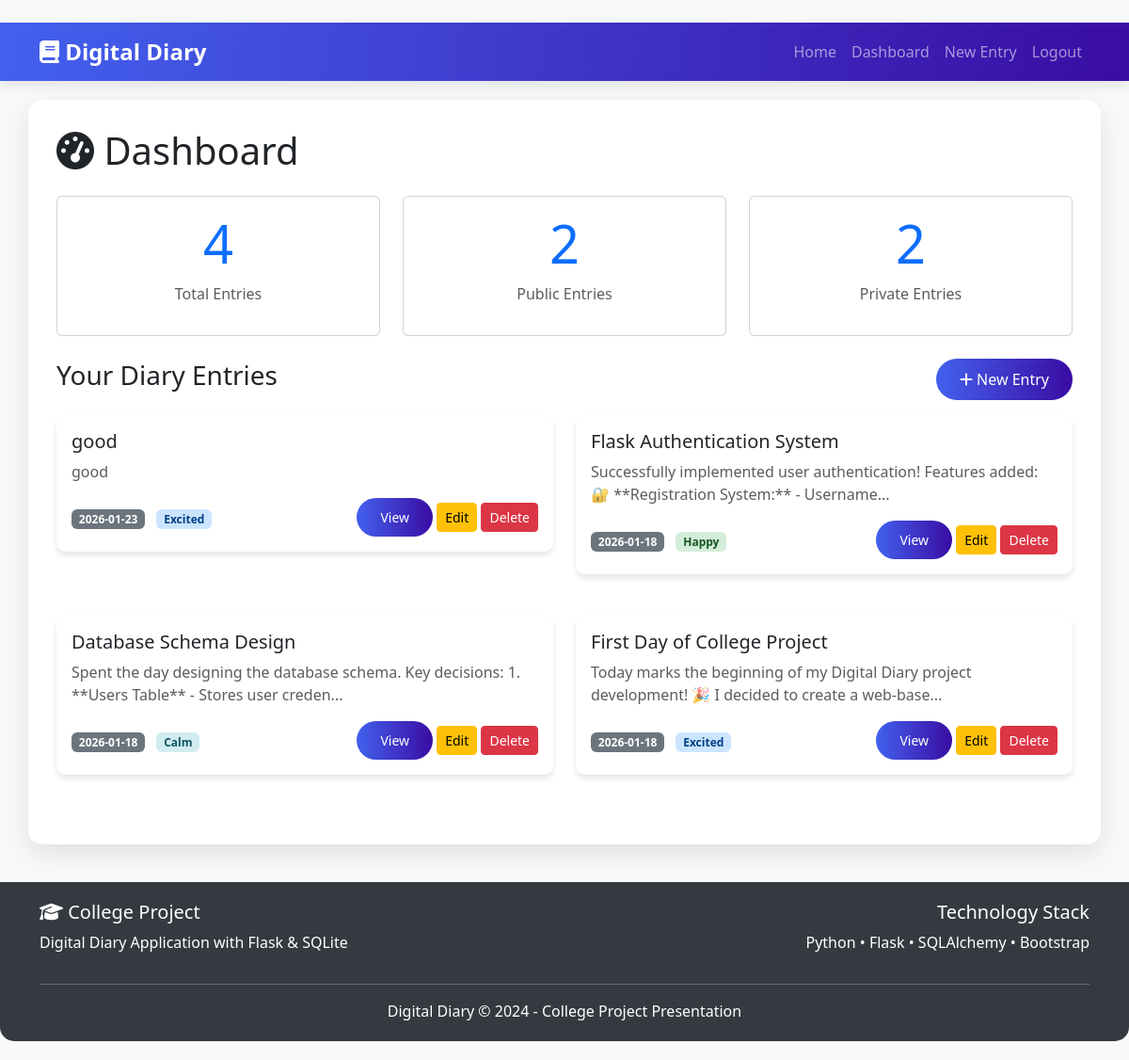
The page /dashboard (signed in) on the database its author committed.
### app.py (models this page shows)
class DiaryEntry(db.Model):
    id = db.Column(db.Integer, primary_key=True)
    user_id = db.Column(db.Integer, db.ForeignKey('user.id'), nullable=False)
    title = db.Column(db.String(200), nullable=False)
    content = db.Column(db.Text, nullable=False)
    mood = db.Column(db.String(20), default='neutral')
    entry_date = db.Column(db.Date, nullable=False)
    weather = db.Column(db.String(50))
    location = db.Column(db.String(100))
    tags = db.Column(db.String(200))
    is_private = db.Column(db.Boolean, default=True)
    created_at = db.Column(db.DateTime, default=datetime.utcnow)
    updated_at = db.Column(db.DateTime, default=datetime.utcnow, onupdate=datetime.utcnow)

### app.py (the view)
@app.route('/dashboard')
@login_required
def dashboard():
    entries = DiaryEntry.query\
        .filter_by(user_id=current_user.id)\
        .order_by(DiaryEntry.entry_date.desc(), DiaryEntry.created_at.desc())\
        .all()
    total_entries = len(entries)
    public_count = DiaryEntry.query.filter_by(user_id=current_user.id, is_private=False).count()
    private_count = total_entries - public_count
    mood_stats = {}
    for entry in entries:
        mood_stats[entry.mood] = mood_stats.get(entry.mood, 0) + 1
    return render_template('dashboard.html',
                         entries=entries,
                         total_entries=total_entries,
                         public_count=public_count,
                         private_count=private_count,
                         mood_stats=mood_stats,
                         user=current_user)

### app.py (called while the page is built)
@app.context_processor
def inject_user():
    return dict(user=current_user)

@login_manager.user_loader
def load_user(user_id):
    return User.query.get(int(user_id))

@app.context_processor
def utility_processor():
    return dict(get_mood_emoji=get_mood_emoji, get_mood_color=get_mood_color, now=datetime.utcnow)

### templates/dashboard.html (shortened to what this page needs)
﻿{% extends "base.html" %}
{% block content %}
<h1 class="mb-4">
    <i class="fas fa-tachometer-alt"></i> Dashboard
</h1>
<div class="row mb-4">
    <div class="col-md-4">
        <div class="card text-center">
            <div class="card-body">
                <h2 class="display-4 text-primary">{{ total_entries }}</h2>
                <p class="text-muted">Total Entries</p>
            </div>
        </div>
    </div>
    <div class="col-md-4">
        <div class="card text-center">
            <div class="card-body">
                <h2 class="display-4 text-primary">{{ public_count }}</h2>
                <p class="text-muted">Public Entries</p>
            </div>
        </div>
    </div>
    <div class="col-md-4">
        <div class="card text-center">
            <div class="card-body">
                <h2 class="display-4 text-primary">{{ private_count }}</h2>
                <p class="text-muted">Private Entries</p>
            </div>
        </div>
    </div>
</div>
<div class="d-flex justify-content-between align-items-center mb-3">
    <h3>Your Diary Entries</h3>
    <a href="/entry/add" class="btn btn-primary">
        <i class="fas fa-plus"></i> New Entry
    </a>
</div>
{% if entries %}
    <div class="row">
        {% for entry in entries %}
        <div class="col-md-6 mb-4">
            <div class="card diary-card">
                <div class="card-body">
                    <h5 class="card-title">{{ entry.title }}</h5>
                    <p class="card-text text-muted">
                        {{ entry.content[:100] }}{% if entry.content|length > 100 %}...{% endif %}
                    </p>
                    <div class="d-flex justify-content-between align-items-center">
                        <div>
                            <span class="badge bg-secondary">
                                {{ entry.entry_date.strftime('%Y-%m-%d') }}
                            </span>
                            <span class="badge mood-{{ entry.mood }} ms-2">
                                {{ entry.mood|title }}
                            </span>
                        </div>
                        <div>
                            <a href="/entry/{{ entry.id }}" class="btn btn-sm btn-primary">View</a>
                            <a href="/entry/{{ entry.id }}/edit" class="btn btn-sm btn-warning">Edit</a>
                            <a href="/entry/{{ entry.id }}/delete" class="btn btn-sm btn-danger"
                               onclick="return confirm('Delete this entry?')">Delete</a>
                        </div>
                    </div>
                </div>
            </div>
        </div>
        {% endfor %}
    </div>
{% endif %}
{% endblock %}

### templates/base.html (shortened to what this page needs)
﻿<!DOCTYPE html>
<html lang="en">
<head>
    <link href="https://cdn.jsdelivr.net/npm/bootstrap@5.3.0/dist/css/bootstrap.min.css" rel="stylesheet">
    <link rel="stylesheet" href="https://cdnjs.cloudflare.com/ajax/libs/font-awesome/6.4.0/css/all.min.css">
</head>
<body>
    <nav class="navbar navbar-expand-lg navbar-dark">
        <div class="container">
            <a class="navbar-brand" href="/">
                <i class="fas fa-book"></i> Digital Diary
            </a>
            <div class="collapse navbar-collapse" id="navbarNav">
                <ul class="navbar-nav ms-auto">
                    <li class="nav-item">
                        <a class="nav-link" href="/">Home</a>
                    </li>
                    {% if user.is_authenticated %}
                        <li class="nav-item">
                            <a class="nav-link" href="/dashboard">Dashboard</a>
                        </li>
                        <li class="nav-item">
                            <a class="nav-link" href="/entry/add">New Entry</a>
                        </li>
                        <li class="nav-item">
                            <a class="nav-link" href="/logout">Logout</a>
                        </li>
                    {% endif %}
                </ul>
            </div>
        </div>
    </nav>
    <div class="container main-container">
        {% block content %}{% endblock %}
    </div>
    <footer class="footer">
        <div class="container">
            <div class="row">
                <div class="col-md-6">
                    <h5><i class="fas fa-graduation-cap"></i> College Project</h5>
                    <p>Digital Diary Application with Flask & SQLite</p>
                </div>
                <div class="col-md-6 text-end">
                    <h5>Technology Stack</h5>
                    <p>Python • Flask • SQLAlchemy • Bootstrap</p>
                </div>
            </div>
            <hr class="bg-light">
            <div class="text-center">
                <p class="mb-0">Digital Diary &copy; 2024 - College Project Presentation</p>
            </div>
        </div>
    </footer>
</body>
</html>

### templates/base.html (style rules this page uses)
body { background: #f8f9fa; min-height: 100vh; padding-bottom: 20px; }
.navbar { background: linear-gradient(90deg, #4361ee, #3a0ca3); box-shadow: 0 4px 12px rgba(0,0,0,0.1); }
.navbar-brand { font-weight: bold; font-size: 1.5rem; }
.main-container { background: white; border-radius: 15px; box-shadow: 0 10px 30px rgba(0,0,0,0.1); margin-top: 20px; padding: 30px; min-height: calc(100vh - 100px); }
.footer { background: #343a40; color: white; padding: 20px 0; margin-top: 40px; border-radius: 0 0 15px 15px; }
.btn-primary { background: linear-gradient(90deg, #4361ee, #3a0ca3); border: none; padding: 10px 25px; border-radius: 25px; }
.diary-card { border-radius: 10px; box-shadow: 0 4px 6px rgba(0,0,0,0.1); margin-bottom: 20px; border: none; }
.mood-happy { background: #d4edda; color: #155724; }
.mood-excited { background: #cce5ff; color: #004085; }
.mood-calm { background: #d1ecf1; color: #0c5460; }

### rows shown on the page
DiaryEntry: title "good", content "good", entry_date "2026-01-23", mood "Excited"
DiaryEntry: title "Flask Authentication System", content "Successfully implemented user authentication! Features added: 🔐 **Registration System:** - Username", entry_date "2026-01-18", mood "Happy"
DiaryEntry: title "Database Schema Design", content "Spent the day designing the database schema. Key decisions: 1. **Users Table** - Stores user creden", entry_date "2026-01-18", mood "Calm"
DiaryEntry: title "First Day of College Project", content "Today marks the beginning of my Digital Diary project development! 🎉 I decided to create a web-base", entry_date "2026-01-18", mood "Excited"

### other values the page prints
{{ total_entries }} "4"
{{ public_count }} "2"
{{ private_count }} "2"
